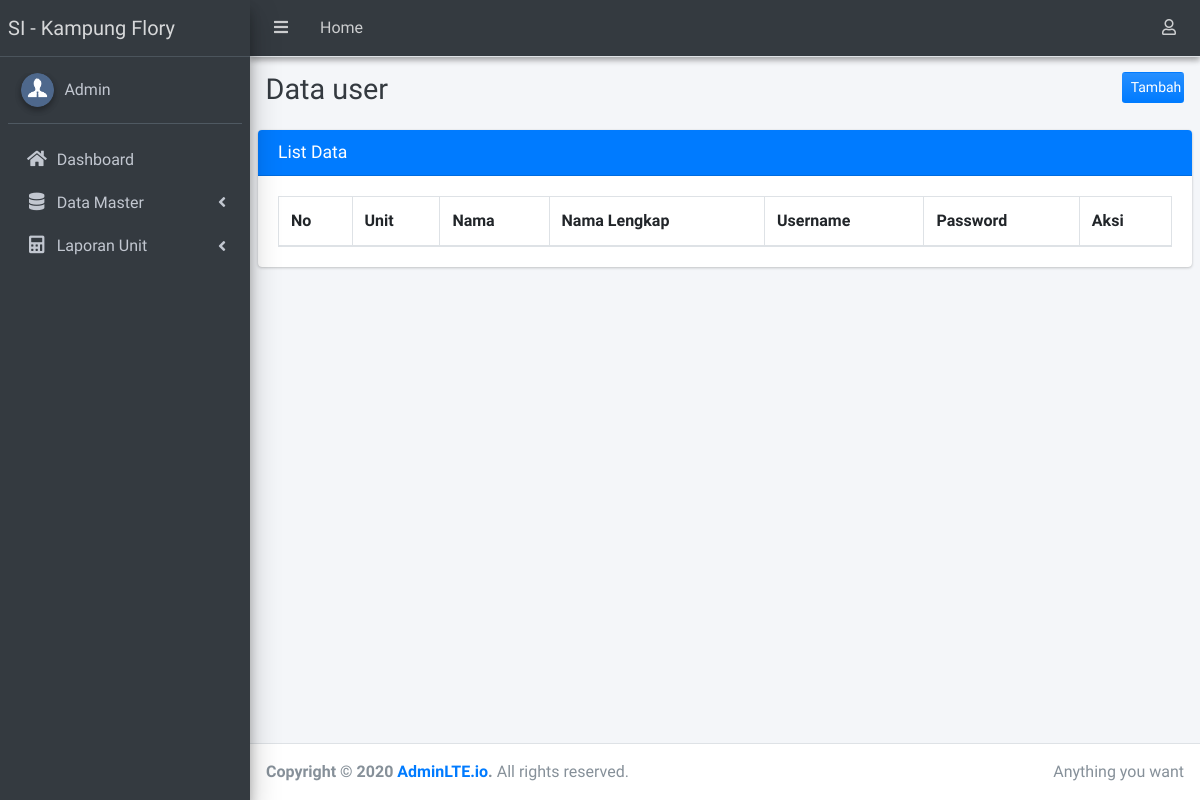
Before: /admin/index.php?hal=user with the older database file.
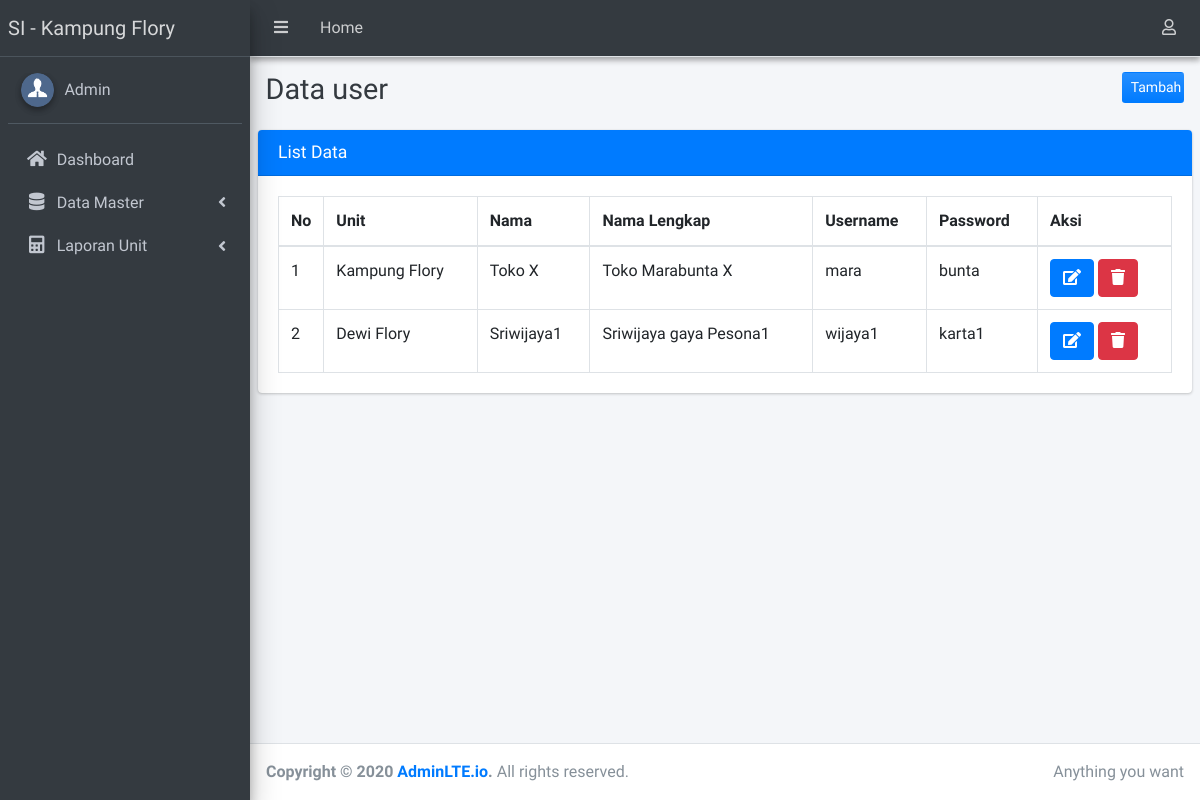
After: the same page with the newer database file.
### tables this page shows
CREATE TABLE `tb_user` (
  `id_user` int(11) NOT NULL,
  `nama_user` varchar(30) DEFAULT NULL,
  `nama_lengkap_user` varchar(50) DEFAULT NULL,
  `username` varchar(30) DEFAULT NULL,
  `password` varchar(30) DEFAULT NULL,
  `id_unit` int(11) DEFAULT NULL
);

CREATE TABLE `tb_unit` (
  `id_unit` int(11) NOT NULL,
  `nama_unit` varchar(30) DEFAULT NULL,
  `jenis_usaha` varchar(100) DEFAULT NULL
);

### admin/_menu.php (the view, shortened to what this page needs)
<li class="nav-item">
	<a href="?hal=beranda" class="nav-link">
		<i class="nav-icon fas fa-home"></i>
		<p> Dashboard </p>
	</a>
</li>
<li class="nav-item has-treeview">
	<a href="#" class="nav-link">
		<i class="nav-icon fas fa-database"></i>
		<p>
			Data Master
			<i class="fas fa-angle-left right"></i>
		</p>
	</a>
</li>
<li class="nav-item has-treeview">
	<a href="#" class="nav-link">
		<i class="nav-icon fas fa-calculator"></i>
		<p>
			Laporan Unit
			<i class="fas fa-angle-left right"></i>
		</p>
	</a>
	</li>

### admin/user.php (shortened to what this page needs)
<div class="content-header">
  <div class="container-fluid">
    <div class="row mb-2">
      <div class="col-sm-6">
        <h1 class="m-0 text-dark">Data user</h1>
      </div>
      <div class="col-sm-5">
      </div>
      <div class="col-sm-1">
        <a href="?hal=user_olah" style="float: right;" class="btn btn-block bg-gradient-primary btn-sm">Tambah</a>
      </div>
    </div>
  </div>
</div>
<section class="content">
  <div class="row">
    <div class="col-12">
      <div class="card card-primary">
        <div class="card-header">
          <h3 class="card-title primary">List Data</h3>
        </div>
        <div class="card-body">
          <table id="example2" class="table table-bordered table-hover">
            <thead>
              <tr>
                <th>No</th>
                <th>Unit</th>
                <th>Nama</th>
                <th>Nama Lengkap</th>
                <th>Username</th>
                <th>Password</th>
                <th>Aksi</th>
              </tr>
            </thead>
            <tbody>
              <?php
              $query="SELECT * from tb_user join tb_unit using(id_unit)";
              $result=$mysqli->query($query);
              $num_result=$result->num_rows;
              if ($num_result > 0 ) {
                $no=0;
                while ($data=mysqli_fetch_assoc($result)) {
                  extract($data);
                  ?>
                  <tr>
                    <td width="5%"><?php echo $no+=1; ?></td>
                    <td><?php echo $nama_unit; ?></td>
                    <td><?php echo $nama_user; ?></td>
                    <td><?php echo $nama_lengkap_user; ?></td>
                    <td><?php echo $username; ?></td>
                    <td><?php echo $password; ?></td>
                  <td width="15%">
                    <a href="?hal=user_olah&id=<?php echo $id_user; ?>"
                      class="btn btn-icon btn-primary" title="Edit Data"><i class="fa fa-edit"></i> </a>
                      <a class="btn btn-danger" title="Hapus Data" href="user_proses.php?hapus=<?php echo $id_user;?>"
                        onclick="return confirm('Apakah anda yakin akan menghapus data ini?')"> <i class="fa fa-trash"></i></a>
                      </td>
                    </tr>
                  <?php }} ?>
                </table>
              </div>
            </div>
          </div>
        </div>
      </section>

Changed rows visible on the page:
now on this page (row edited): tb_user: no "1", id_unit.nama_unit "Kampung Flory", nama_user "Toko X", nama_lengkap_user "Toko Marabunta X", username "mara", password "bunta"
now on this page (row edited): tb_user: no "2", id_unit.nama_unit "Dewi Flory", nama_user "Sriwijaya1", nama_lengkap_user "Sriwijaya gaya Pesona1", username "wijaya1", password "karta1"
